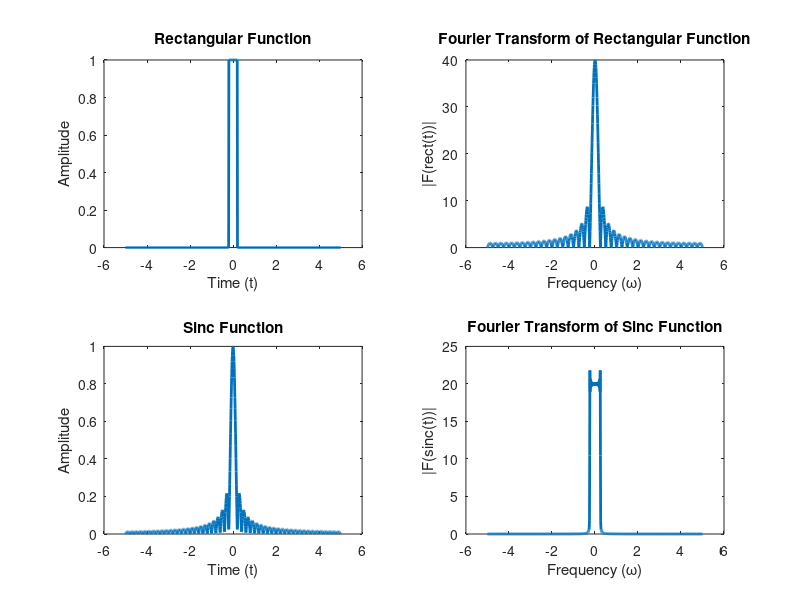

The MATLAB script that drew this image:
% Duality property demonstration with Rectangular and Sinc functions

% Defining time vector
t = linspace(-5, 5, 1000);

% Rectangular function
rect_function = rectpuls(5*t, 2);

% Fourier transform of Rectangular function
rect_FT = fftshift(fft(rect_function));

% Sinc function
sinc_function = sinc(5*t);

% Fourier transform of Sinc function
sinc_FT = fftshift(fft(sinc_function));

% Plotting the original functions and their Fourier transforms
figure;

% Plotting Rectangular function
subplot(2, 2, 1);
plot(t, rect_function, 'LineWidth', 2);
title('Rectangular Function');
xlabel('Time (t)');
ylabel('Amplitude');

% Plotting Fourier transform of Rectangular function
subplot(2, 2, 2);
plot(t, abs(rect_FT), 'LineWidth', 2);
title('Fourier Transform of Rectangular Function');
xlabel('Frequency (\omega)');
ylabel('|F(rect(t))|');

% Plotting Sinc function
subplot(2, 2, 3);
plot(t, abs(sinc_function), 'LineWidth', 2);
title('Sinc Function');
xlabel('Time (t)');
ylabel('Amplitude');

% Plotting Fourier transform of Sinc function
subplot(2, 2, 4);
plot(t, abs(sinc_FT), 'LineWidth', 2);
title('Fourier Transform of Sinc Function');
xlabel('Frequency (\omega)');
ylabel('|F(sinc(t))|');